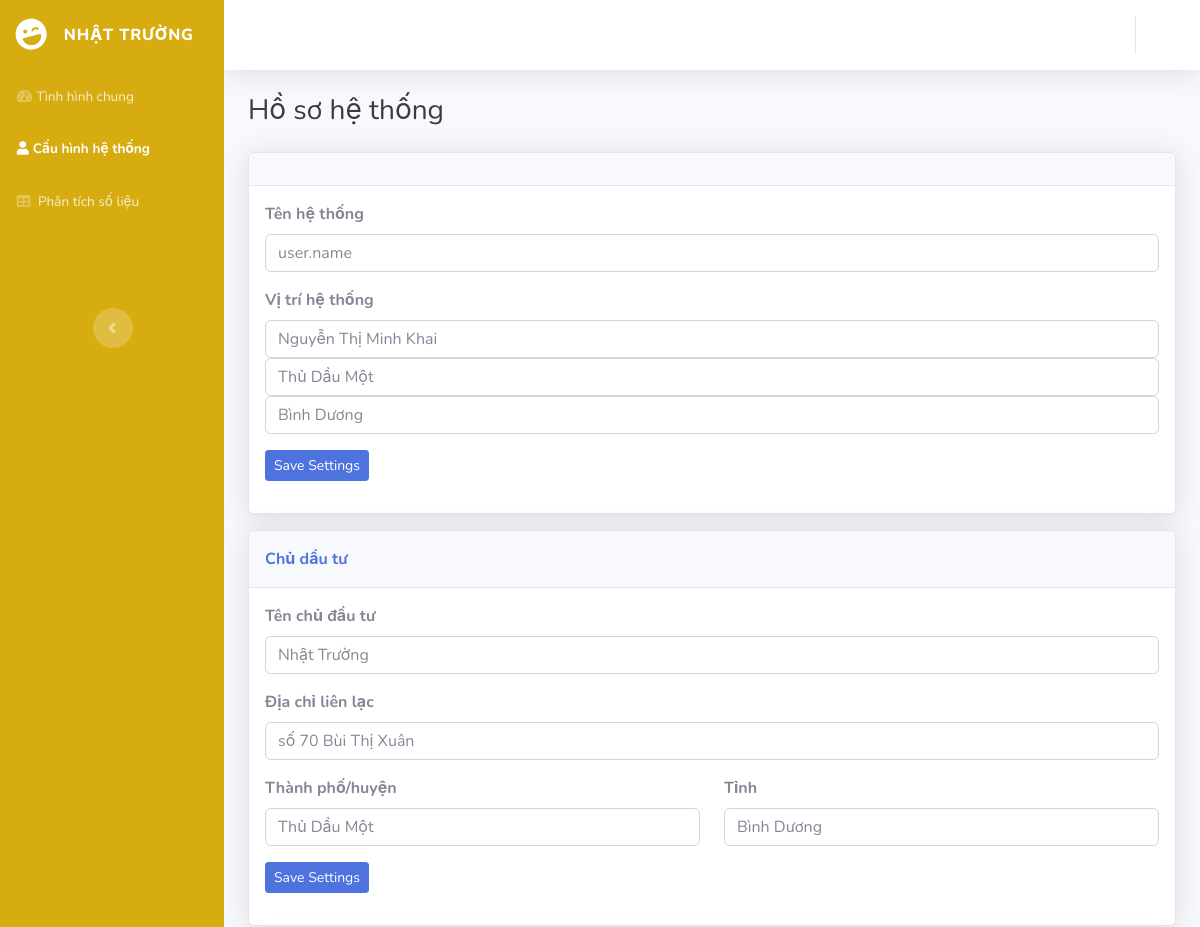
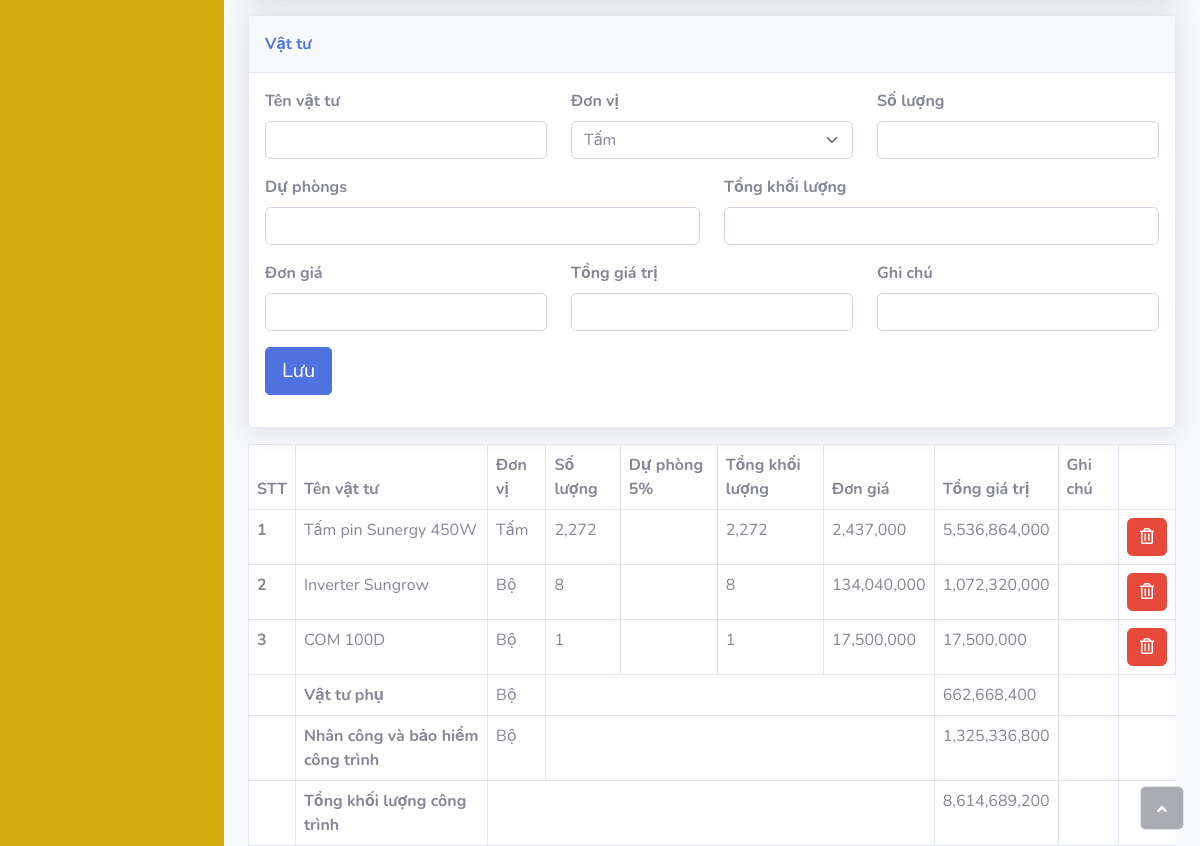
/Source/profile.php, run on the app's committed database (2 pictures, top to bottom).
### tables this page shows
CREATE TABLE `khoiluong_vattu` (
  `ID` int(11) NOT NULL,
  `tenvattu` varchar(255) NOT NULL,
  `donvi` varchar(50) NOT NULL,
  `soluong` int(11) NOT NULL,
  `duphong` double DEFAULT NULL,
  `tongkhoiluong` double NOT NULL,
  `dongia` double NOT NULL,
  `tongdongia` double NOT NULL,
  `ghichu` varchar(255) DEFAULT NULL
);

### Source/profile.php (the view, shortened to what the rows shown need)
<?php
include("db.php");
include("function.php");
?>
<!DOCTYPE html>
<html>
  <head>
    <link rel="stylesheet" href="assets/bootstrap/css/bootstrap.min.css" />
    <link rel="stylesheet" href="assets/fonts/fontawesome-all.min.css" />
    <link rel="stylesheet" href="assets/fonts/font-awesome.min.css" />
    <link rel="stylesheet" href="assets/fonts/fontawesome5-overrides.min.css" />
  </head>
  <body id="page-top">
    <div id="wrapper">
      <div class="d-flex flex-column" id="content-wrapper">
        <div id="content">
          <div class="container-fluid">
            <div class="row mb-3">
              <div class="col" style="width: 9999999.552px; height: 740.333px">
                <div class="row mb-3">
              <div class="col" style="width: 9999999.552px; height: 740.333px">
        <?php
                $query = "SELECT * FROM `khoiluong_vattu` ORDER BY id ASC";
                $result = mysqli_query($conn, $query);
                ?>
                <table class="table table-hover table-bordered bg-white">
                  <thead>
                    <tr>
                      <th scope="col">STT</th>
                      <th scope="col">Tên vật tư</th>
                      <th scope="col">Đơn vị</th>
                      <th scope="col">Số lượng</th>
                      <th scope="col">Dự phòng 5%</th>
                      <th scope="col">Tổng khối lượng</th>
                      <th scope="col">Đơn giá</th>
                      <th scope="col">Tổng giá trị</th>
                      <th scope="col">Ghi chú</th>
                      <th scope="col"></th>
                    </tr>
                  </thead>
                  <tbody>
                    <?php
                      $i = 1;
                      while ($row = mysqli_fetch_assoc($result)) {
                    ?>
                    <tr>
                      <th>
                        <?php
                          echo $i;
                        ?>
                      </th>
                      <td>
                      <?php
                        echo $row['tenvattu'];
                      ?>
                      </td>
                      <td>
                      <?php
                        echo $row['donvi'];
                      ?>
                      </td>
                      <td>
                      <?php
                        echo currency_format($row['soluong']);
                      ?>
                      </td>
                      <td>
                      </td>
                      <td>
                      <?php
                        echo currency_format($row['tongkhoiluong']);
                      ?>
                      </td>
                      <td>
                      <?php
                        echo currency_format($row['dongia']);
                      ?>
                      </td>
                      <td>
                      <?php
                        echo currency_format($row['tongdongia']);
                      ?>
                      </td>
                      <td>
                      </td>
                      <td>
                          <a href='/xoavattu.php?id=<?php echo $row["ID"]; ?>' class='btn btn-danger'  onclick="return confirm('Bạn có chắc chắn muốn xóa không?')"><i class="far fa-trash-alt"></i></a>
                    </td>
                      <?php
                      $i++;
                      }
                      ?>
                    </tr>
                    <?php
                      $query = "SELECT * FROM `khoiluong_vattu`";
                      $result = mysqli_query($conn, $query);
                      $tonggiatri = 0;
                      while ($row = mysqli_fetch_assoc($result)) {
                        $tonggiatri = $tonggiatri + $row['tongdongia'];
                      }
                      $vattuphu = ($tonggiatri * 10) / 100;
                      $ncvabh = ($tonggiatri * 20) / 100;
                      $tongklct = $tonggiatri + $vattuphu + $ncvabh;
?>
                    <tr>
                    <td></td>
                    <td><b>Vật tư phụ</b></td>
                    <td>Bộ</td>
                    <td style="border-right: none;"></td>
                    <td style="border-left:none; border-right: none;"></td>
                    <td style="border-left:none; border-right: none;"></td>
                    <td style="border-left:none;"></td>
                    <td><?php echo currency_format($vattuphu); ?></td>
                    <td></td>
                    </tr>
                    <tr>
                    <td></td>
                    <td><b>Nhân công và bảo hiểm công trình</b></td>
                    <td>Bộ</td>
                    <td style="border-right: none;"></td>
                    <td style="border-left:none; border-right: none;"></td>
                    <td style="border-left:none; border-right: none;"></td>
                    <td style="border-left:none;"></td>
                    <td><?php echo currency_format($ncvabh); ?></td>
                    <td></td>
                    </tr>
                    <tr>
                    <td></td>
                    <td><b>Tổng khối lượng công trình</b></td>
                    <td style="border-left:none; border-right: none;"></td>
                    <td style="border-left:none; border-right: none;"></td>
                    <td style="border-left:none; border-right: none;"></td>
                    <td style="border-left:none; border-right: none;"></td>
                    <td style="border-left:none;"></td>
                    <td><?php echo currency_format($tongklct); ?></td>
                    <td></td>
                    </tr>
                  </tbody>
                </table>
              </div>
            </div>
          </div>
        </div>
      </div>
    </div>
  </body>
</html>

### data on the page
khoiluong_vattu: tenvattu "Tấm pin Sunergy 450W", donvi "Tấm", soluong "2,272", tongkhoiluong "2,272", dongia "2,437,000", tongdongia "5,536,864,000"
khoiluong_vattu: tenvattu "Inverter Sungrow", donvi "Bộ", soluong "8", tongkhoiluong "8", dongia "134,040,000", tongdongia "1,072,320,000"
khoiluong_vattu: tenvattu "COM 100D", donvi "Bộ", soluong "1", tongkhoiluong "1", dongia "17,500,000", tongdongia "17,500,000"

### other printed values
currency_format($vattuphu) "662,668,400"
currency_format($ncvabh) "1,325,336,800"
currency_format($tongklct) "8,614,689,200"
